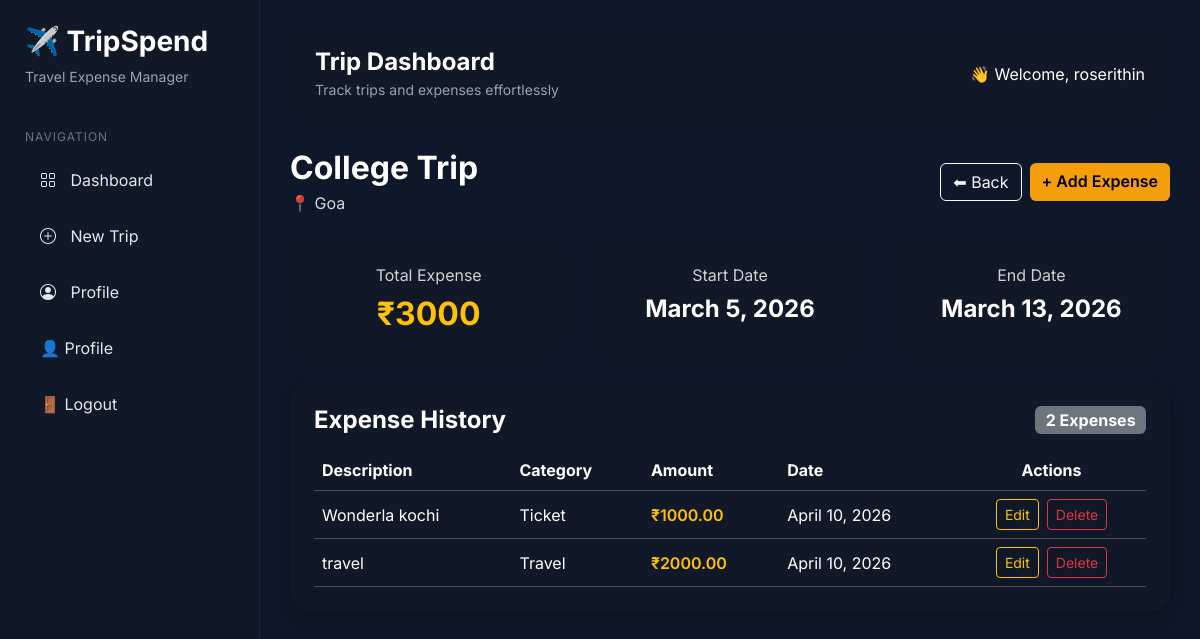
/1/ (signed in), run on the app's committed database.
### tripspend_app/models.py (models this page shows, shortened)
class Trip(models.Model):
    user = models.ForeignKey(User, on_delete=models.CASCADE, related_name="trips")
    title = models.CharField(max_length=100)
    destination = models.CharField(max_length=100)
    start_date = models.DateField()
    end_date = models.DateField()
    created_at = models.DateTimeField(auto_now_add=True)

class Expense(models.Model):
    trip = models.ForeignKey(
        Trip,
        on_delete=models.CASCADE,
        related_name="expenses"
    )
    category = models.ForeignKey(
        ExpenseCategory,
        on_delete=models.SET_NULL,
        null=True,
        blank=True
    )
    description = models.CharField(max_length=200, blank=True)
    amount = models.DecimalField(max_digits=10, decimal_places=2)
    date = models.DateField()
    created_at = models.DateTimeField(auto_now_add=True)

class ExpenseCategory(models.Model):
    name = models.CharField(max_length=50)
    def __str__(self):
        return self.name

### tripspend_app/views.py (the view)
# urls.py: path("<int:pk>/", views.trip_detail, name="trip_detail"),
@login_required
def trip_detail(request, pk):
    trip = get_object_or_404(Trip, pk=pk, user=request.user)
    expenses = trip.expenses.all()
    total = expenses.aggregate(Sum("amount"))["amount__sum"] or 0
    return render(request, "trip_detail.html", {
        "trip": trip,
        "expenses": expenses,
        "total": total
    })

### tripspend_app/templates/trip_detail.html
{% extends 'base.html' %}
{% block content %}
  <div class="d-flex justify-content-between align-items-center mb-4 flex-wrap gap-2">
    <div>
      <h2 class="fw-bold mb-1">{{ trip.title }}</h2>
      <p class="mb-0 text-light" style="opacity: 0.85;">📍 {{ trip.destination }}</p>
    </div>
    <div class="d-flex gap-2 flex-wrap">
      <button onclick="history.back()" class="btn btn-outline-light">⬅ Back</button>
      <a href="{% url 'add_expense' trip.id %}" class="btn btn-warning fw-semibold">+ Add Expense</a>
    </div>
  </div>
  <div class="row g-4 mb-4">
    <div class="col-md-4">
      <div class="card p-4 h-100 text-center">
        <p class="mb-2" style="opacity: 0.8;">Total Expense</p>
        <h2 class="text-warning fw-bold mb-0">₹{{ total }}</h2>
      </div>
    </div>
    <div class="col-md-4">
      <div class="card p-4 h-100 text-center">
        <p class="mb-2" style="opacity: 0.8;">Start Date</p>
        <h4 class="fw-bold mb-0">{{ trip.start_date }}</h4>
      </div>
    </div>
    <div class="col-md-4">
      <div class="card p-4 h-100 text-center">
        <p class="mb-2" style="opacity: 0.8;">End Date</p>
        <h4 class="fw-bold mb-0">{{ trip.end_date }}</h4>
      </div>
    </div>
  </div>
  <div class="card p-4 shadow">
    <div class="d-flex justify-content-between align-items-center mb-3 flex-wrap gap-2">
      <h4 class="fw-bold mb-0">Expense History</h4>
      <span class="badge bg-secondary fs-6">{{ expenses|length }} Expenses</span>
    </div>
    <div class="table-responsive">
      <table class="table table-dark table-hover align-middle mb-0">
        <thead>
          <tr>
            <th>Description</th>
            <th>Category</th>
            <th>Amount</th>
            <th>Date</th>
            <th class="text-center">Actions</th>
          </tr>
        </thead>
        <tbody>
          {% for expense in expenses %}
            <tr>
              <td>{{ expense.description|default:'--' }}</td>
              <td>{{ expense.category|default:'--' }}</td>
              <td class="text-warning fw-semibold">₹{{ expense.amount }}</td>
              <td>{{ expense.date }}</td>
              <td class="text-center">
                <div class="d-flex justify-content-center gap-2 flex-wrap">
                  <a href="{% url 'edit_expense' expense.id %}" class="btn btn-outline-warning btn-sm">Edit</a>
                  <a href="{% url 'delete_expense' expense.id %}" class="btn btn-outline-danger btn-sm">Delete</a>
                </div>
              </td>
            </tr>
          {% empty %}
            <tr>
              <td colspan="5" class="text-center py-4">No expenses added yet.</td>
            </tr>
          {% endfor %}
        </tbody>
      </table>
    </div>
  </div>
{% endblock %}

### tripspend_app/templates/base.html (shortened to what this page needs)
<!DOCTYPE html>
<html lang="en">
<head>
    <link href="https://cdn.jsdelivr.net/npm/bootstrap@5.3.2/dist/css/bootstrap.min.css" rel="stylesheet">
    <link href="https://cdn.jsdelivr.net/npm/bootstrap-icons@1.11.3/font/bootstrap-icons.css" rel="stylesheet">
</head>
<body>
<div class="sidebar">
    <div class="logo">
        <h3>✈️ TripSpend</h3>
        <small>Travel Expense Manager</small>
    </div>
    <div class="menu-title">
        Navigation
    </div>
    <a href="{% url 'trip_list' %}">
        <i class="bi bi-grid"></i>
        Dashboard
    </a>
    <a href="{% url 'trip_create' %}">
        <i class="bi bi-plus-circle"></i>
        New Trip
    </a>
    <a href="{% url 'profile' %}">
        <i class="bi bi-person-circle"></i>
        Profile
    </a>
    {% if user.is_authenticated %}
    <a href="{% url 'profile' %}">
        👤 Profile
    </a>
    <a href="{% url 'logout' %}">
        🚪 Logout
    </a>
    {% endif %}
</div>
<div class="main">
    <div class="topbar">
        <div>
            <h4>Trip Dashboard</h4>
            <small>Track trips and expenses effortlessly</small>
        </div>
        {% if user.is_authenticated %}
        <div>
            👋 Welcome, {{ user.username }}
        </div>
        {% endif %}
    </div>
    {% block content %}
    {% endblock %}
</div>
</body>
</html>

### tripspend_app/templates/base.html (style rules this page uses)
* { font-family: 'Inter', sans-serif; }
body { margin:0; background:#0f172a; color:white; min-height:100vh; }
.sidebar { width:260px; height:100vh; position:fixed; left:0; top:0; background:#111827; border-right:1px solid rgba(255,255,255,.05); padding:25px; overflow-y:auto; }
.logo { margin-bottom:40px; }
.logo h3 { font-weight:700; margin-bottom:5px; }
.logo small { color:#94a3b8; }
.menu-title { color:#64748b; font-size:12px; text-transform:uppercase; letter-spacing:1px; margin-bottom:10px; }
.sidebar a { display:block; text-decoration:none; color:#e2e8f0; padding:12px 15px; border-radius:12px; margin-bottom:8px; transition:.3s; }
.sidebar a i { margin-right:10px; }
.main { margin-left:260px; padding:30px; }
.topbar { background:#111827; border-radius:18px; padding:18px 25px; display:flex; justify-content:space-between; align-items:center; margin-bottom:30px; }
.topbar h4 { margin:0; font-weight:700; }
.topbar small { color:#94a3b8; }
.card { background:#111827; border:none; border-radius:20px; color:white; transition:.3s; }
.btn-warning { background:#f59e0b; border:none; }
.table { color:white; }
.table-dark { --bs-table-bg:#111827; }

### data on the page
Trip: title "College Trip", destination "Goa", start_date "March 5, 2026", end_date "March 13, 2026"
Expense: description "Wonderla kochi", category "Ticket", amount "1000.00", date "April 10, 2026"
Expense: description "travel", category "Travel", amount "2000.00", date "April 10, 2026"

### other printed values
{{ user.username }} "roserithin"
{{ total }} "3000"
{{ expenses|length }} "2"
